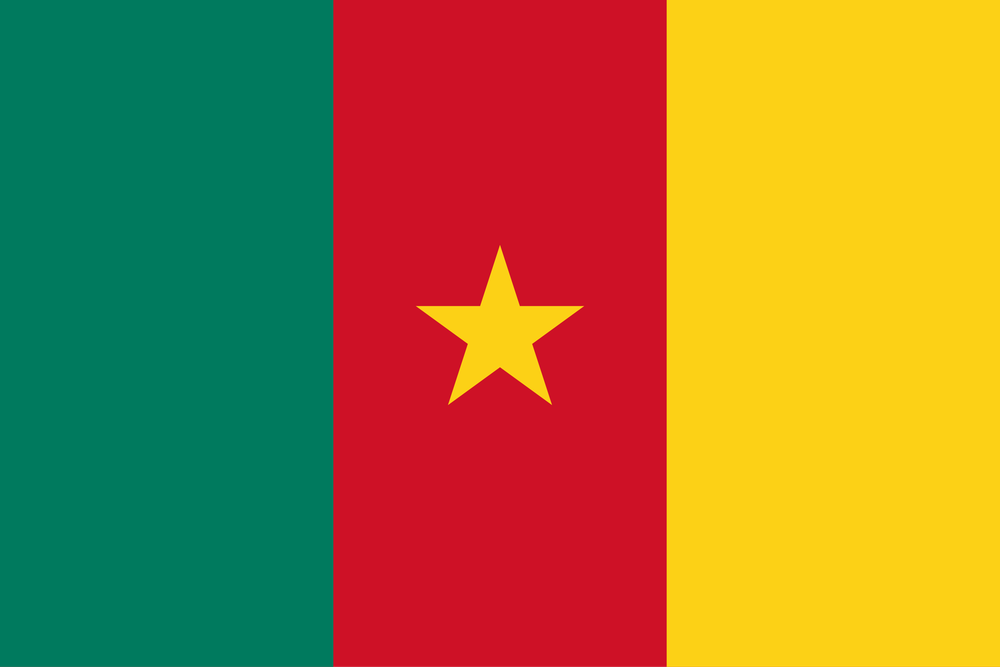
#> input picture entree/henri1.png, 1000 x 667 px, shrunk from 2560 x 1707 before the run, found by its file name
$ python tp2_histogram.py
#> lines starting #> are read from the running program, lines starting #| are printed output that depends on the picture
"""
Compute histogram of grayscale image.
"""
import numpy as np
from PIL import Image
import matplotlib.pyplot as plt
import os


output_dir = 'Chap2/sortie'
if not os.path.exists(output_dir):
    os.makedirs(output_dir)


img = Image.open('entree/henri1.png').convert('L')
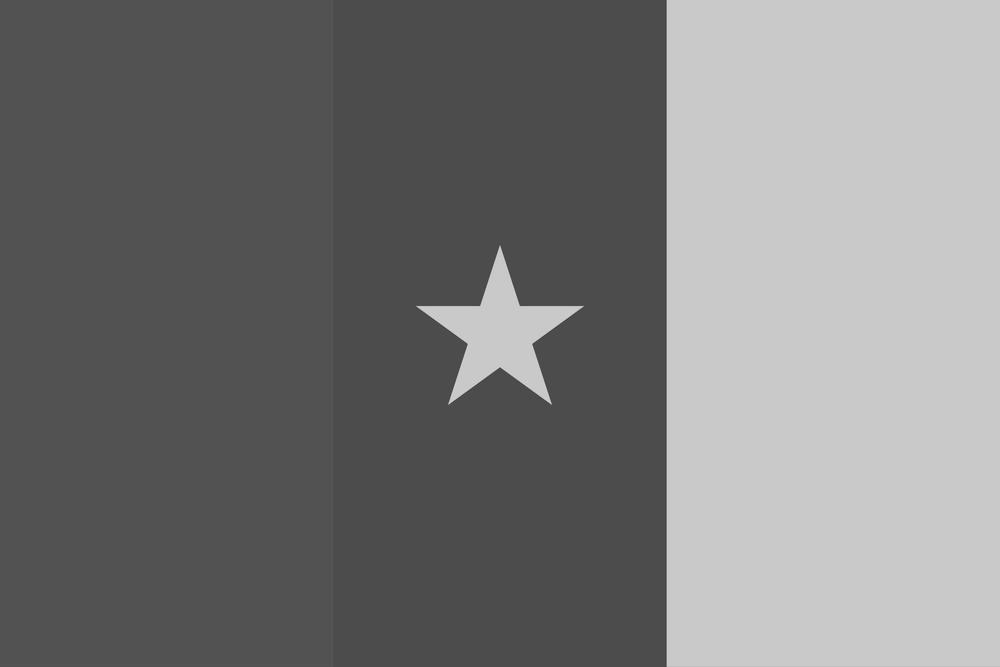
#> img: PIL image 1000x667 L; min 65, max 211, mean 121.3
img_array = np.array(img)
H, W = img_array.shape
#> H = 667; W = 1000


hist = np.zeros(256, dtype=int)
for i in range(H):
    for j in range(W):
        hist[img_array[i, j]] += 1


output_path = os.path.join(output_dir, 'output_tp2_histogram.png')


plt.figure(figsize=(12, 6))

plt.subplot(1, 2, 1)
plt.imshow(img_array, cmap='gray')
plt.title('Original Image')
plt.axis('off')

plt.subplot(1, 2, 2)
plt.bar(range(256), hist, color='gray', width=1.0)
plt.title('Grayscale Histogram')
plt.xlabel('Intensity')
plt.ylabel('Frequency')
plt.grid(alpha=0.3)

plt.suptitle('TP2: Histogram Calculation')
plt.tight_layout()
plt.savefig(output_path)
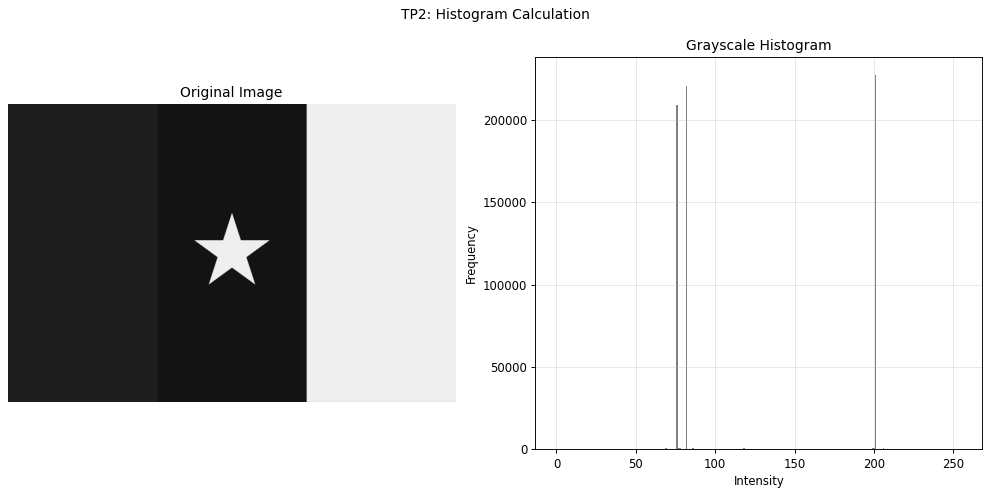
#> figure drawn by matplotlib, 2 panels; panel 2: tallest bar 227142 high, from x = 200.5 to 201.5
plt.show()

$ run again, with entree/henri2.png copied over entree/henri1.png
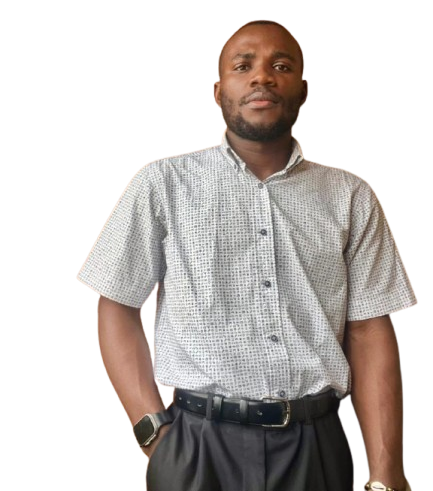
#> input picture entree/henri2.png, 433 x 491 px, found by its file name
#> `img = Image.open('entree/henri1.png').convert('L')`:
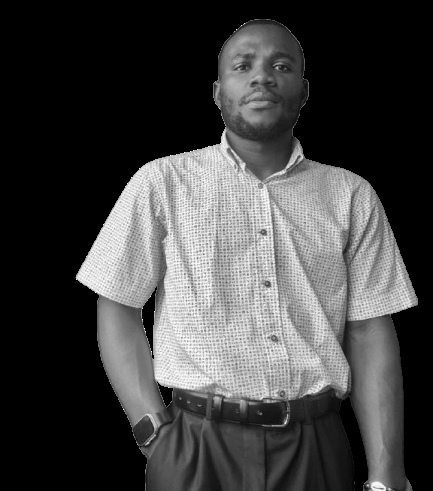
#> img: PIL image 433x491 L; min 0, max 255, mean 66.9
#> `plt.savefig(output_path)`:
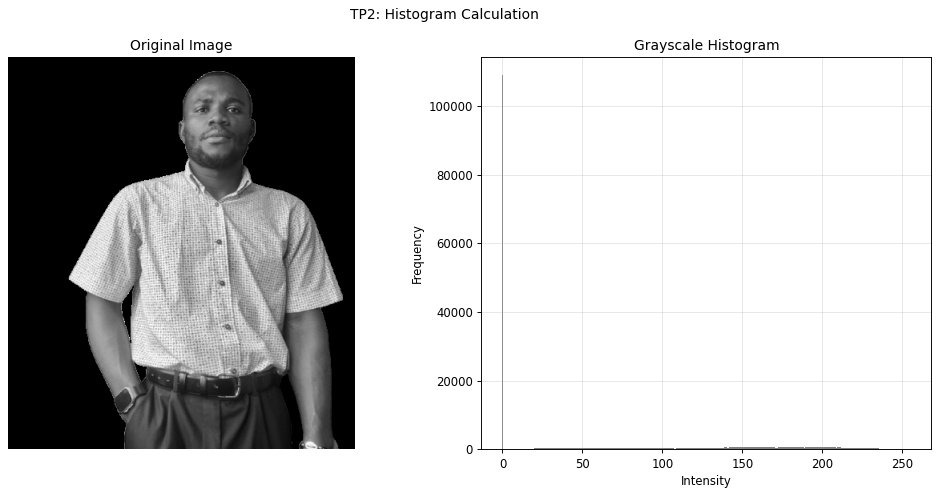
#> figure drawn by matplotlib, 2 panels; panel 2: tallest bar 108968 high, from x = -0.5 to 0.5

$ run again, with entree/henri3.png copied over entree/henri1.png
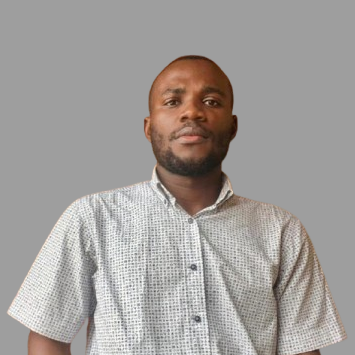
#> input picture entree/henri3.png, 355 x 355 px, found by its file name
#> `img = Image.open('entree/henri1.png').convert('L')`:
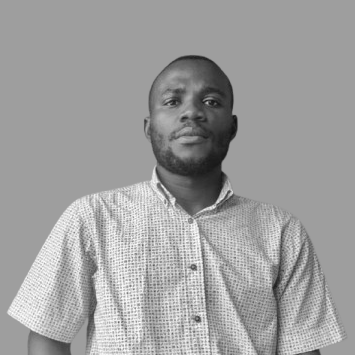
#> img: PIL image 355x355 L; min 17, max 255, mean 159.3
#> `plt.savefig(output_path)`:
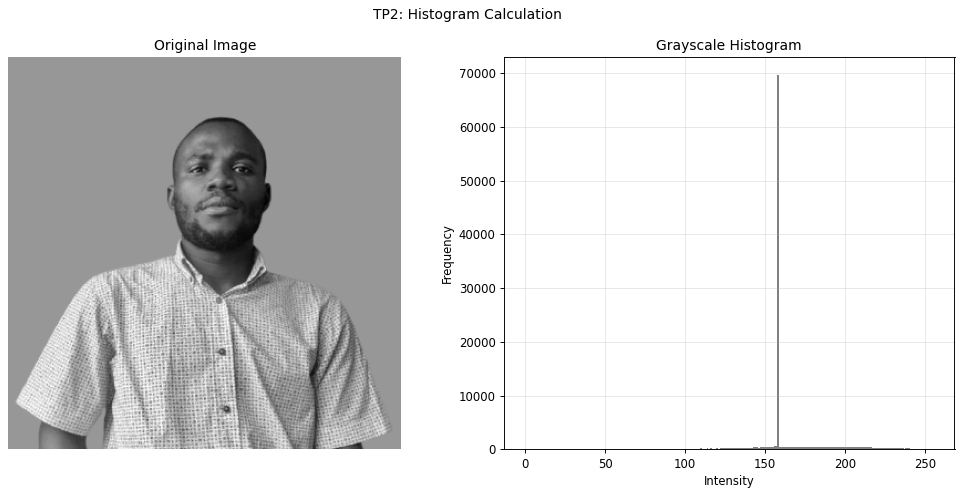
#> figure drawn by matplotlib, 2 panels; panel 2: tallest bar 69607 high, from x = 157.5 to 158.5
